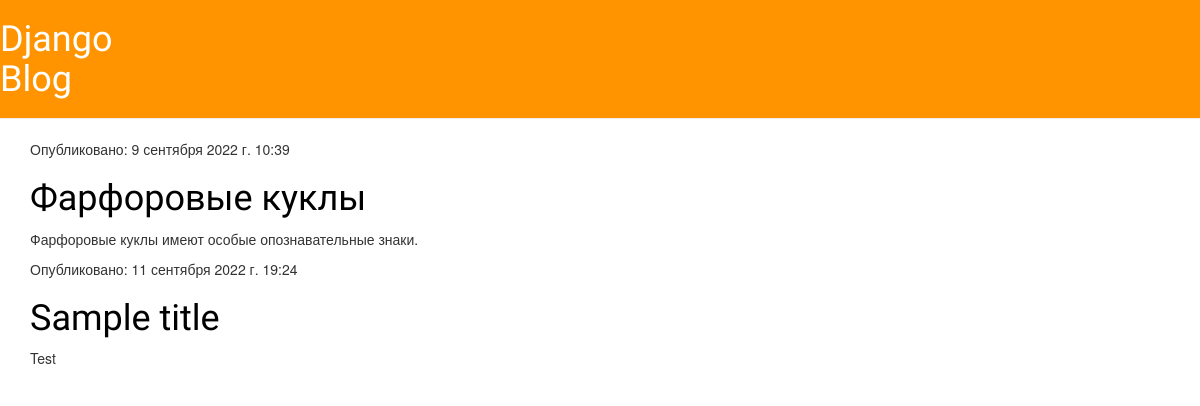
The app's page /, older data.
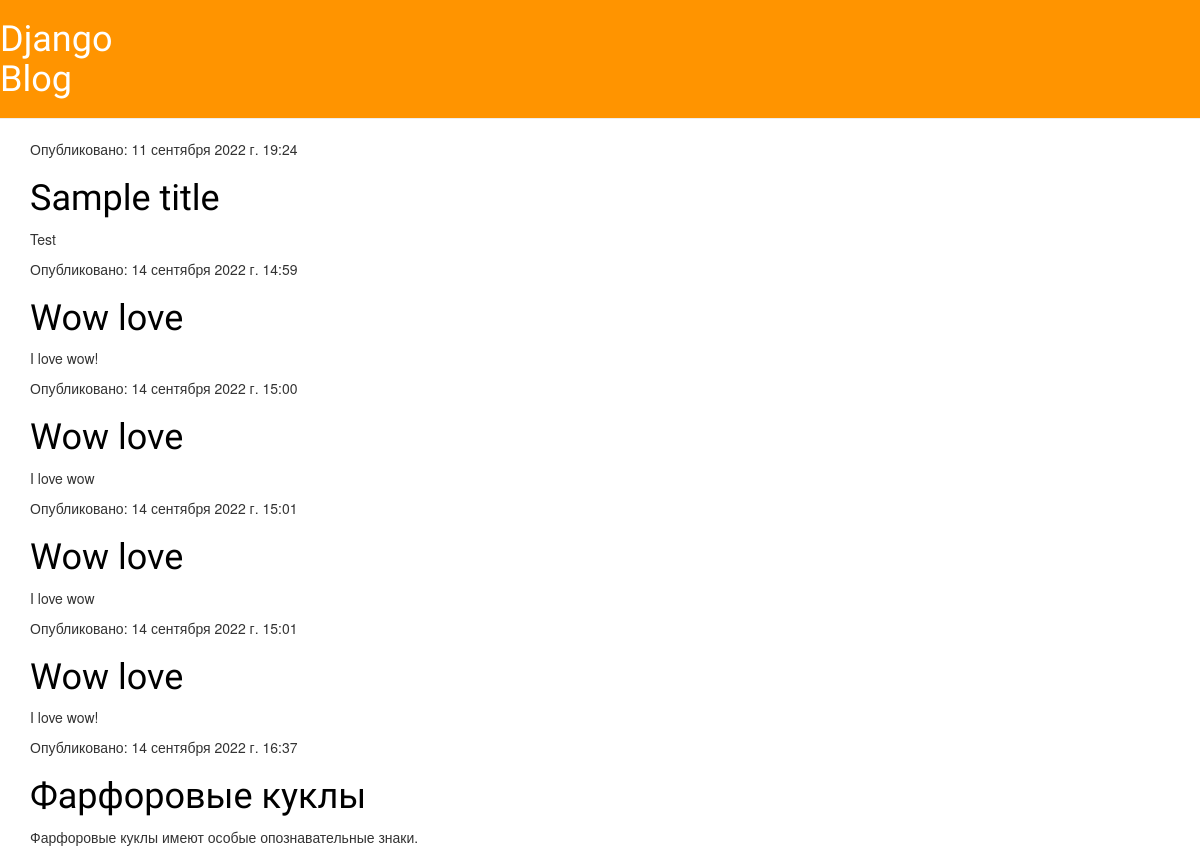
The same page, newer data.
### blog/models.py (models this page shows, shortened)
class Post(models.Model):
    author = models.ForeignKey(settings.AUTH_USER_MODEL, on_delete = models.CASCADE)
    title = models.CharField(max_length = 200)
    text = models.TextField()
    created_date = models.DateTimeField(default = timezone.now)
    published_date = models.DateTimeField(blank = True, null = True)

### blog/views.py (the view)
# urls.py: path('', views.post_list, name='post_list'),
def post_list(request):
    post = Post.objects.filter(published_date__lte = timezone.now()).order_by('published_date')
    return render(request, 'blog/post_list.html', {'post':post})

### blog/templates/blog/post_list.html (shortened to what this page needs)
<html>
    {% extends 'blog/base.html' %}
    {% block content %}
        {% for post in post %}
            <div class = "post">
                <div>
                    <p>Опубликовано: {{ post.published_date }}</p>
                </div>
                <h1><a href="{% url 'post_detail' pk=post.pk %}">{{ post.title }}</a></h1>
                <p>{{ post.text|linebreaksbr }}</p>
            </div>
        {% endfor %}
    {% endblock %}

### blog/templates/blog/base.html (shortened to what this page needs)
<html>
    {% load static %}
    <head>
        <link rel="stylesheet" href="//maxcdn.bootstrapcdn.com/bootstrap/3.2.0/css/bootstrap.min.css">
        <link rel="stylesheet" href="//maxcdn.bootstrapcdn.com/bootstrap/3.2.0/css/bootstrap-theme.min.css">
        <link rel="stylesheet" href="{% static 'css/blog.css' %}">
    </head>
    <body>
        <div class = "page-header">
            <h1><a href="/">Django Blog</a></h1>
        </div>
        <div class = "content container">
            <div class = "row">
                <div class = "col-md-8">
                    {% block content %}
                    {% endblock %}
                </div>
            </div>
        </div>
    </body>
</html>

### blog/static/css/blog.css (style rules this page uses)
h1 a { color: #FCA205; font-family: 'Lobster' }
.page-header { background-color: #ff9400; margin-top: 0; }
.page-header h1, .page-header h1 a, .page-header h1 a:visited, .page-header h1 a:active { color: #ffffff; font-size: 36ptl; text-decoration: none; display: inline-block; margin-right: 10%; }
h1, h2, h3, h4 { font-family: 'Lobster', cursive; }
.post h1 a, .post h1 a:visited { color: #000000; }

Row changes from the older to the newer data that the page shows:
shown differently, row unchanged: Post "Sample title": moves up the list
added Post: published_date "14 сентября 2022 г. 14:59", title "Wow love", text "I love wow!"
added Post: published_date "14 сентября 2022 г. 15:00", title "Wow love", text "I love wow"
added Post: published_date "14 сентября 2022 г. 15:01", title "Wow love", text "I love wow"
added Post: published_date "14 сентября 2022 г. 15:01", title "Wow love", text "I love wow!"
changed Post "Фарфоровые куклы": published_date "9 сентября 2022 г. 10:39" → "14 сентября 2022 г. 16:37"
